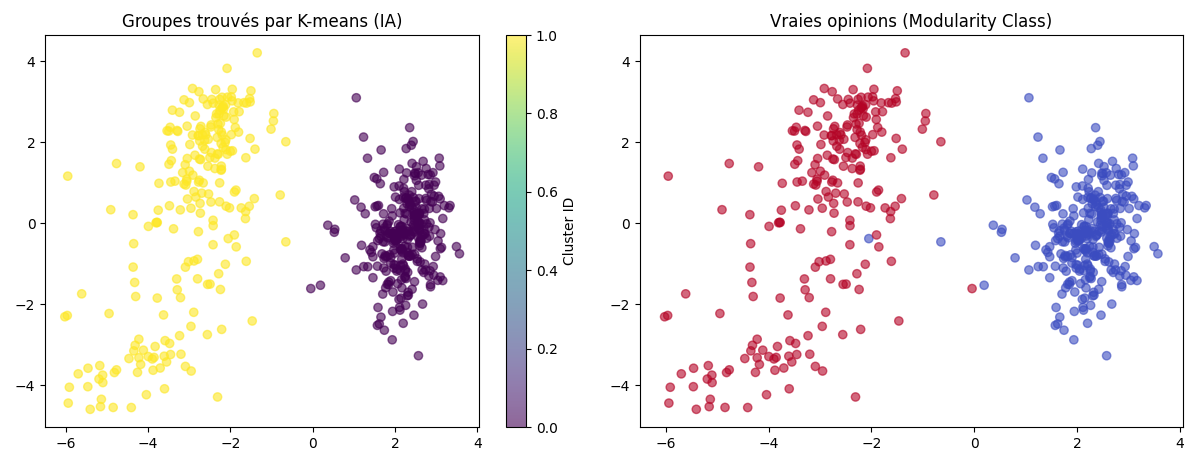

Here is the Python script that generated this plot:
from sklearn.cluster import KMeans
import matplotlib.pyplot as plt
import pandas as pd
from sklearn.preprocessing import StandardScaler 
from sklearn.decomposition import PCA


df_embeddings=pd.read_csv('embedings.csv', index_col=0)
file_labels = 'NODES_climatoscope_graph_2022-07-01_2022-10-30_th=3.0_flc=0_world_2185-pro-anti_Louvaindic_testtop_tableusers.csv'
df_labels = pd.read_csv(file_labels)
df_labels['Id'] = df_labels['Id'].astype(str)
df_embeddings.index = df_embeddings.index.astype(str)

commonIds=df_labels[df_labels['Id'].isin(df_embeddings.index)]
X=df_embeddings.loc[commonIds['Id']].values
y_true = commonIds['modularity_class'].map({4: 'Pro-Climat', 0: 'Sceptique'}).fillna('Neutre/Autre')


scaler = StandardScaler()
X_scaled = scaler.fit_transform(X)

kmeans = KMeans(n_clusters=2, init='k-means++', random_state=42)
clusters = kmeans.fit_predict(X_scaled)

pca = PCA(n_components=2)
X_pca = pca.fit_transform(X_scaled)

plt.figure(figsize=(12, 5))

# Graphique A : Les groupes trouv�s par le K-means (L'IA)
plt.subplot(1, 2, 1)
plt.scatter(X_pca[:, 0], X_pca[:, 1], c=clusters, cmap='viridis', alpha=0.6)
plt.title('Groupes trouv�s par K-means (IA)')
plt.colorbar(label='Cluster ID')

# Graphique B : Les vraies opinions (La Modularit�)
plt.subplot(1, 2, 2)
# On convertit les noms en chiffres pour la couleur
y_colors = pd.factorize(y_true)[0]
plt.scatter(X_pca[:, 0], X_pca[:, 1], c=y_colors, cmap='coolwarm', alpha=0.6)
plt.title('Vraies opinions (Modularity Class)')

plt.tight_layout()
plt.show()
